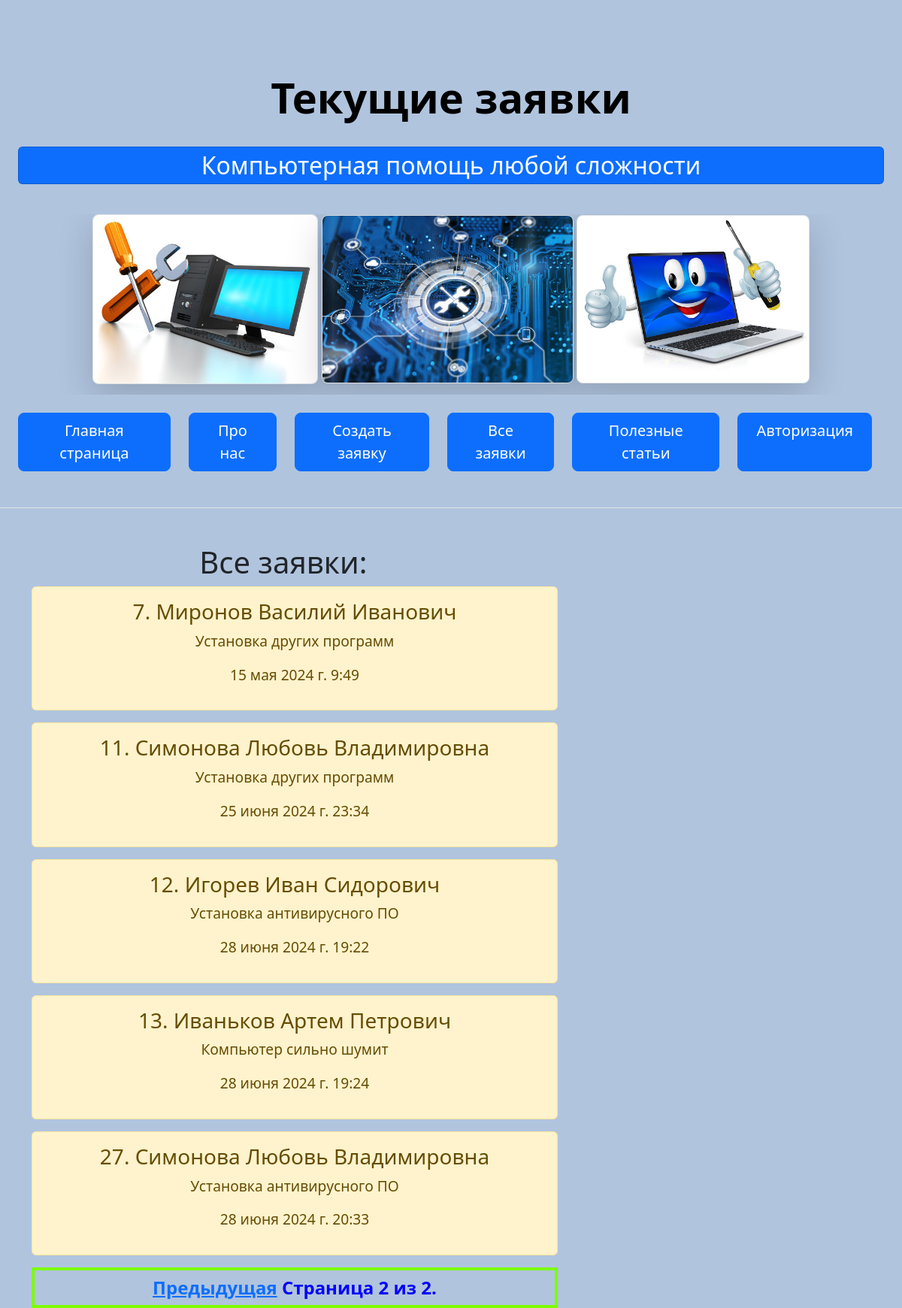
/orders?page=2, run on the app's committed database.
### main/models.py (models this page shows, shortened)
class IsActiveMixin(models.Model):
    objects = models.Manager()
    active_objects = ActiveManager()
    is_active = models.BooleanField(default=False)
    class Meta():
        abstract = True

class Order(IsActiveMixin, models.Model):
    client = models.CharField('Клиент', max_length=40)
    phone = models.CharField('Номер телефона', max_length=12)
    text = models.ForeignKey(Problem, on_delete=models.DO_NOTHING)
    date = models.DateTimeField('Дата заказа', default=datetime.now)
    class Meta:
        verbose_name = "Заявка"
        verbose_name_plural = 'Все заявки'

class Problem(IsActiveMixin, models.Model):
    problem = models.TextField('Проблема, неполадка ПК', max_length=30)
    def __str__(self):
        return self.problem
    class Meta:
        verbose_name = 'Неисправность'
        verbose_name_plural = 'Проблемы и неисправности ПК'

### main/views.py (the view)
# urls.py: path('orders', views.orders, name='orders'),
def orders(request):
    order = Order.active_objects.order_by('id')
    paginator = Paginator(order, 5)
    page = request.GET.get('page')
    try:
        order = paginator.page(page)
    except PageNotAnInteger:
        order = paginator.page(1)
    except EmptyPage:
        order = paginator.page(paginator.num_pages)
    return render(request, 'main/orders.html', {'orders': order})

### main/models.py (called while the page is built)
    def get_queryset(self):
        all_objects = super().get_queryset()
        return all_objects.filter(is_active=True)

### main/templates/main/orders.html (shortened to what this page needs)
{% extends 'main/base.html' %}
{% block name %}
Текущие заявки
{% endblock %}
{% block content %}
    <h1 style="margin-left: 20%">Все заявки:</h1>
    <div>
        {% if orders %}
            {% for el in orders %}
                <div style="width:700px; text-align:center;" class="alert alert-warning">
                    <h3>{{ el.id }}. <a>{{el.client}}</a></h3>
                    <p>{{ el.text }}</p>
                    <p>{{ el.date }}</p>
                </div>
            {% endfor %}
        {% else %}
            <p>Записей в базе нет!</p>
        {% endif %}
    </div>
    <div class="pagination">
        <span style="width:700px; text-align:center; class="step-links">
            {% if orders.has_previous %}
                <a href="?page={{ orders.previous_page_number }}">Предыдущая</a>
            {% endif %}
            <span class="current">
                Страница {{ orders.number }} из {{ orders.paginator.num_pages }}.
            </span>
        </span>
    </div>
{% endblock %}

### main/static/main/css/main.css (style rules this page uses)
body { background: #B0C4DE; }
.pagination { font-size: 24px; font-weight: bold; color: #0000FF; padding: 5px 10px; border: 4px solid #7CFC00; width: 700px; }

### data on the page
Order: id "7", client "Миронов Василий Иванович", text "Установка других программ", date "15 мая 2024 г. 9:49"
Order: id "11", client "Симонова Любовь Владимировна", text "Установка других программ", date "25 июня 2024 г. 23:34"
Order: id "12", client "Игорев Иван Сидорович", text "Установка антивирусного ПО", date "28 июня 2024 г. 19:22"
Order: id "13", client "Иваньков Артем Петрович", text "Компьютер сильно шумит", date "28 июня 2024 г. 19:24"
Order: id "27", client "Симонова Любовь Владимировна", text "Установка антивирусного ПО", date "28 июня 2024 г. 20:33"

### other printed values
{{ orders.number }} "2"
{{ orders.paginator.num_pages }} "2"
